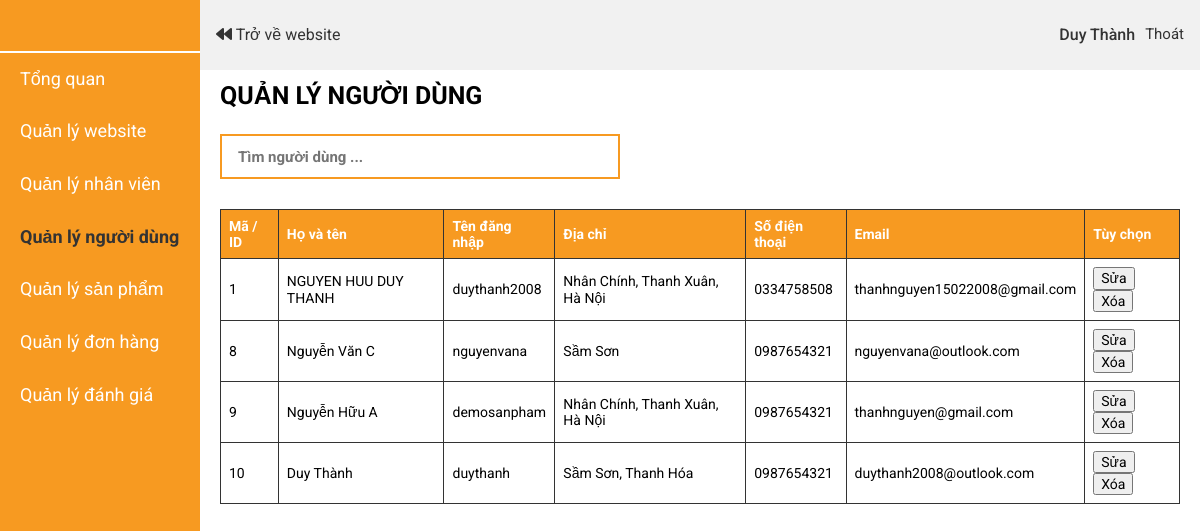
Page /?controller=quanlynguoidung (signed in) on the earlier database version.
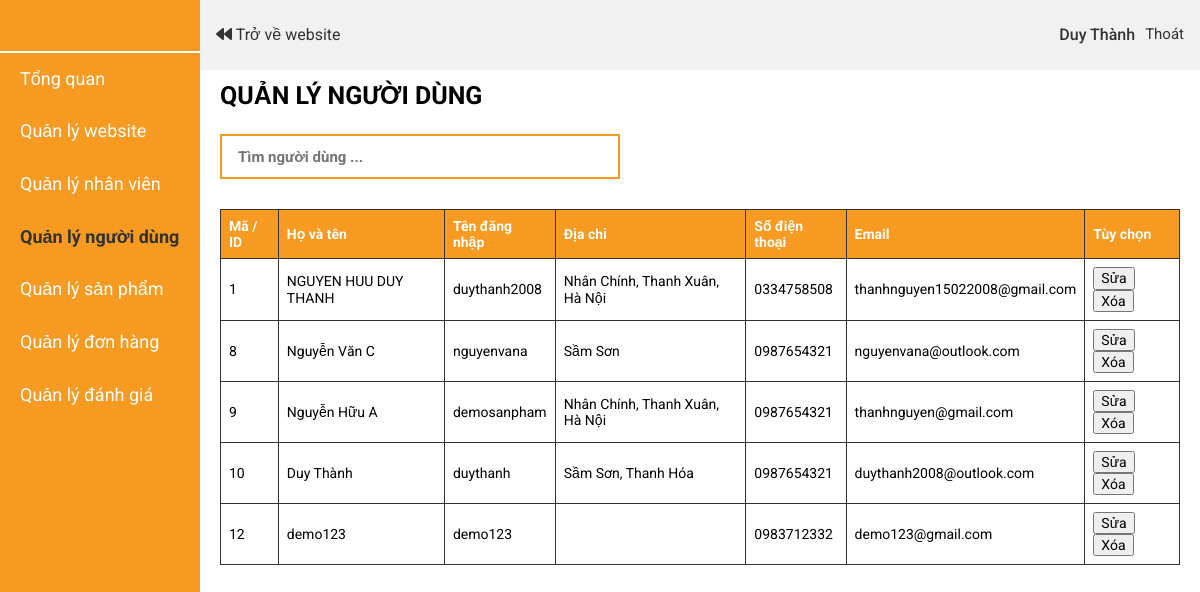
Same page on the later database version.
### tables this page shows
CREATE TABLE `user_info` (
  `id` int(11) NOT NULL,
  `username` varchar(50) DEFAULT NULL,
  `password` varchar(50) DEFAULT NULL,
  `fullname` varchar(100) DEFAULT NULL,
  `email` varchar(100) DEFAULT NULL,
  `phone` varchar(20) DEFAULT NULL,
  `address` varchar(200) DEFAULT NULL,
  `code` int(11) DEFAULT NULL
);

### Controller/C-quanlynguoidung.php (called while the page is built, shortened)
<?php
    if (isset($_GET['keyword']) && $_GET['keyword'] != ''){
        $keyword = $_GET['keyword'];
        $nhanvien = $database->get_like('user_info','fullname',$keyword);
    }else{
        $nhanvien = $database->get('user_info',array());
    }
    require_once './View/V-quanlynguoidung.php';
?>

### Model/M-database.php (called while the page is built, shortened)
<?php
    class database{
        protected $conn= null;
        protected $host='localhost';
        protected $user='root';
        protected $pass='';
        protected $dbname='fashiongenz';
        public function connect(){
             $this->conn = new mysqli($this->host,$this->user,$this->pass,$this->dbname);
        }
        public function get($table,$condition=array()){
          $sql= "SELECT * FROM $table ";
          if(!empty($condition)){
               $sql.="WHERE";
               foreach ($condition as $key => $value){
                    $sql.= " $key = '$value' AND";
               }
               $sql= trim($sql,"AND");
          }
          $query = mysqli_query($this->conn, $sql);
          $result=array();
          if ($query){
               while ($row= mysqli_fetch_assoc($query)){
                    $result[]=$row;
               }
          }
          return $result;
     }
    }
?>

### View/V-quanlynguoidung.php (the view, shortened to what the changed rows need)
<!DOCTYPE html>
<html lang="en">
<head>
    <link rel="stylesheet" href="./Assets/Css/grid.css">
    <link rel="stylesheet" href="./Assets/Css/base.css">
    <link rel="stylesheet" href="./Assets/Css/main.css">
    <link rel="stylesheet" href="./Assets/Css/responsive.css">
    <link rel="stylesheet" href="https://cdn.rawgit.com/daneden/animate.css/v3.1.0/animate.min.css">
    <link rel="stylesheet" href="https://cdnjs.cloudflare.com/ajax/libs/normalize/8.0.1/normalize.min.css" />
    <link rel="stylesheet" href="./Assets/Fonts/fontawesome-free-5.15.3-web/css/all.min.css">
</head>
<body>
    <div class="grid">
        <div class="row no-gutters">
            <div class="col l-10 m-12 c-12">
                <div class="admin-content">
                    <div class="row no-gutters">
                        <div class="col l-12 m-12 c-12">
                            <h3 class="admin-content__heading wow fadeInUp" data-wow-duration=".5s"  data-wow-delay=".1s">Quản lý người dùng</h3><br>
                            <div class="admin__product">
                                <table class="admin__product-table wow fadeInUp" data-wow-duration=".5s"  data-wow-delay=".3s">
                                    <thead>
                                        <tr>
                                            <th class="admin__product-table-th">Mã / ID</th>
                                            <th class="admin__product-table-th">Họ và tên</th>
                                            <th class="admin__product-table-th">Tên đăng nhập</th>
                                            <th class="admin__product-table-th">Địa chỉ</th>
                                            <th class="admin__product-table-th">Số điện thoại</th>
                                            <th class="admin__product-table-th">Email</th>
                                            <th class="admin__product-table-th">Tùy chọn</th>
                                        </tr>
                                    </thead>
                                    <tbody>
                                        <?php foreach($nhanvien as $key => $value){ ?>
                                        <tr>
                                            <td class="admin__product-table-td"><?php echo $value['id'] ?></td>
                                            <td class="admin__product-table-td"><?php echo $value['fullname']?></td>
                                            <td class="admin__product-table-td"><?php echo $value['username']?></td>
                                            <td class="admin__product-table-td"><?php echo $value['address']?></td>
                                            <td class="admin__product-table-td"><?php echo $value['phone']?></td>
                                            <td class="admin__product-table-td"><?php echo $value['email']?></td>
                                            <td class="admin__product-table-td">
                                                <input onclick="window.location ='?controller=xulinguoidung&method=edit&id=<?php echo $value['id']; ?>'" type="button" class="btn-option" value="Sửa">
                                                <input onclick="window.location ='?controller=xulinguoidung&method=del&id=<?php echo $value['id']; ?>'" type="button" class="btn-option" value="Xóa">
                                            </td>
                                        </tr>
                                        <?php } ?>
                                    </tbody>
                                </table>
                            </div>
                        </div>
                    </div>
                </div>
            </div>
        </div>
    </div>
</body>
</html>

Differences in the rows shown:
added user_info: id "12", fullname "demo123", username "demo123", phone "0983712332", email "demo123@gmail.com"
